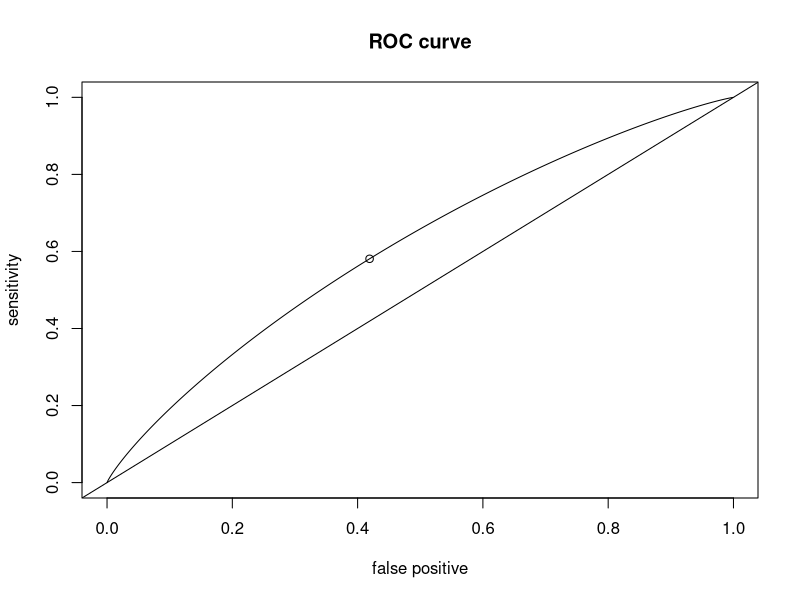
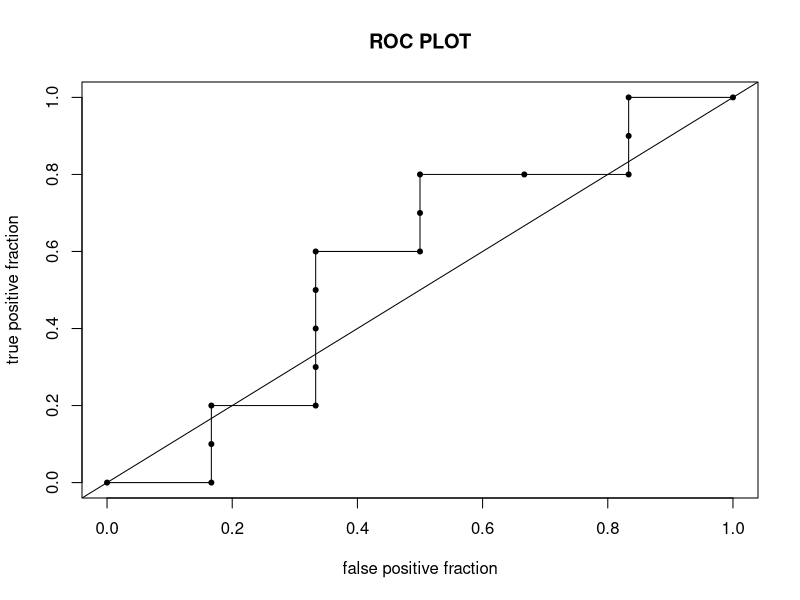
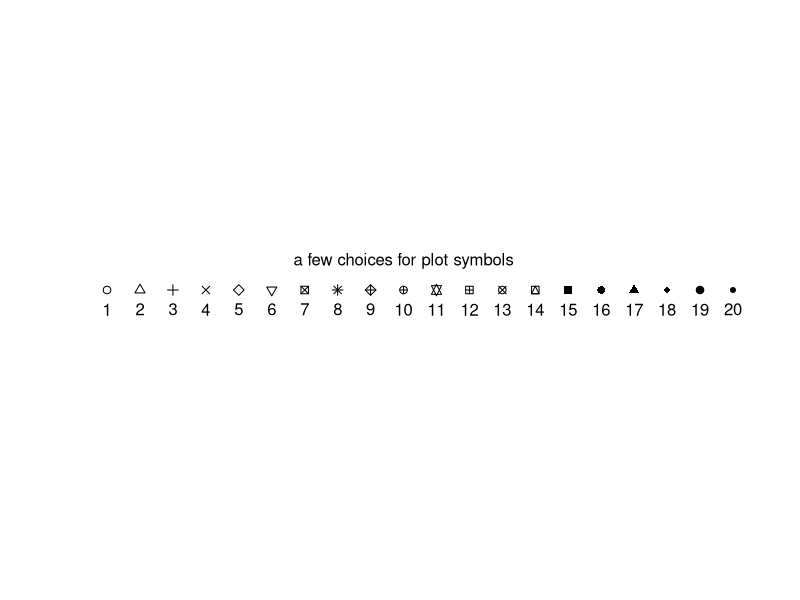

These charts were generated, in order, by the following R code:
#CHAPTER 22 -- ROC-curve

ci <- function(m,v) {
A <- m-1.960*sqrt(v)
B <- m+1.960*sqrt(v)
round(cbind(A,B),5)
}

#data: test (t) versus standard (s) -- carotid disease
t <- c(20.0,30.0,40.0,45.0,50.0,50.0,55.0,55.0,57.5,
66.7,67.5,67.5 ,73.6,75.0,75.0,75.0,77.5,77.5,80.0,
80.0,80.0,80.0,82.5,82.5,85.0,87.5,87.5,92.5,85.0,85.0)

s <- c(39.5,55.9,59.5,60,63,64.9,66.8,67.2,68.0,70.6,
72.4,73.6 ,75.3,76.3,77.4,77.8,78.2,78.4,78.5,78.6,
80.8,85.6,86.3,87.4,88.5,88.6,88.7,91.5,87.4,88.3)

summary(t)
summary(s)

#probabilities
cbind(1-pnorm(20,18,3),1-pnorm(20,22.5,3))

#"optimum" roc-values -- circle
ns <- 30
nt <- 30
tbar <- mean(t)
sbar <- mean(s)
c <- seq(20,150,0.05)
V <- ((ns-1)*var(s)+(nt-1)*var(t))/(ns+nt-2)
sen <- 1-pnorm(c,sbar,sqrt(V))
fpf <- 1-pnorm(c,tbar,sqrt(V))
plot(fpf,sen,type="l",xlab="false positive",ylab="sensitivity")
abline(0,1)
c0 <- (sbar+tbar)/2
points(cbind(1-pnorm(c0,tbar,sqrt(V)),1-pnorm(c0,sbar,sqrt(V))))
title("ROC curve")

#Parametric ROC analysis
ns <- length(s)
nt <- length(t)
tbar <- mean(t)
sbar <- mean(s)
V <- ((ns-1)*var(s)+(nt-1)*var(t))/(ns+nt-2)
R <- (tbar-sbar)/sqrt(2*V)
auc <- 1-pnorm(R)
z <- (tbar-sbar)/sqrt(V*(1/ns+1/nt))
pvalue <- pnorm(z)
round(cbind(tbar,sbar,V,R,auc,z,pvalue),3)

#95% confidence intervals for R and auc
v.r <- .5*(1/nt+1/ns)
ci(R,v.r) #confidence interval from R
1-pnorm(rev(ci(R,v.r))) #confidence interval from auc

#note:  t-test of difference of mean values tbar and sbar
t.test(t,s,var.equal=TRUE)

#Nonparametric ROC analysis
#artificial data
x <- c(11.49,10.61,11.51,10.60,12.64,11.62,11.20,12.11,10.79,10.62,10.70,11.05,8.12,9.97,12.31,10.97,10.96,9.46,10.67,10.50)
y <- c(0,0,0,0,0,0,0,0,0,0,0,0,1,1,1,1,1,1,1,1)
n <- length(y)
nt <- sum(y)
ns <- n-nt
U <- wilcox.test(x[y==0],x[y==1])$statistic
W <- U+ns*(ns+1)/2
P <- U/(ns*nt)
wbar <- sum(rank(x)[y==0])/ns
auc <- (wbar-.5*(ns+1))/nt
v <- (1/12)*(1/ns+1/nt)
z <- (auc-0.5)/sqrt(v)
pvalue <- 1-pnorm(z)
round(cbind(U,W,wbar,P,auc,z,pvalue),3)

#data from illustration
s <- c(2.8,5.2,5.6,6.5,8.8,9.9)
t <- c(3.4,5,6,6.1,7,7.3,7.7,8.4,9,9.2)
n <- length(t)+length(s)
nt <- length(t)
ns <- n-nt
cbind(n,ns,nt)
S <- sqrt(((nt-1)*var(t)+(ns-1)*var(s))/(nt+ns-2))
R <- (mean(s)-mean(t))/(S*sqrt(2))
auc <- 1-pnorm(R)
round(cbind(mean(t),mean(s),S,R,auc),3)

#roc plot -- nonparametric
#Table 8.0
ns <- 6
nt <- 10
n <- nt+ns
id <- c(1,0,0,1,1,0,0,1,0,0,0,0,1,0,0,1)
X <- Y <- NULL
x <- y <- 0
for(i in 1:n) {
x <- ifelse(id[i]==1,x+1/ns,x)
X[i] <- 1-x
y <- ifelse(id[i]==0,y+1/nt,y)
Y[i] <- 1-y
}
round(cbind(id,X,Y),2)
plot(c(1,X),c(1,Y),type="s",xlim=c(0,1),ylim=c(0,1),
xlab="false positive fraction",ylab="true positive fraction")
points(c(1,X),c(1,Y),pch=20)
abline(0,1)
title("ROC PLOT")

#a few choices for plot symbols
plot(1:20,rep(5,20),pch=1:20,axes=FALSE,xlab="",ylab="")
text(1:20,rep(4.8,20),1:20)
text(10,5.3,"a few choices for plot symbols")


